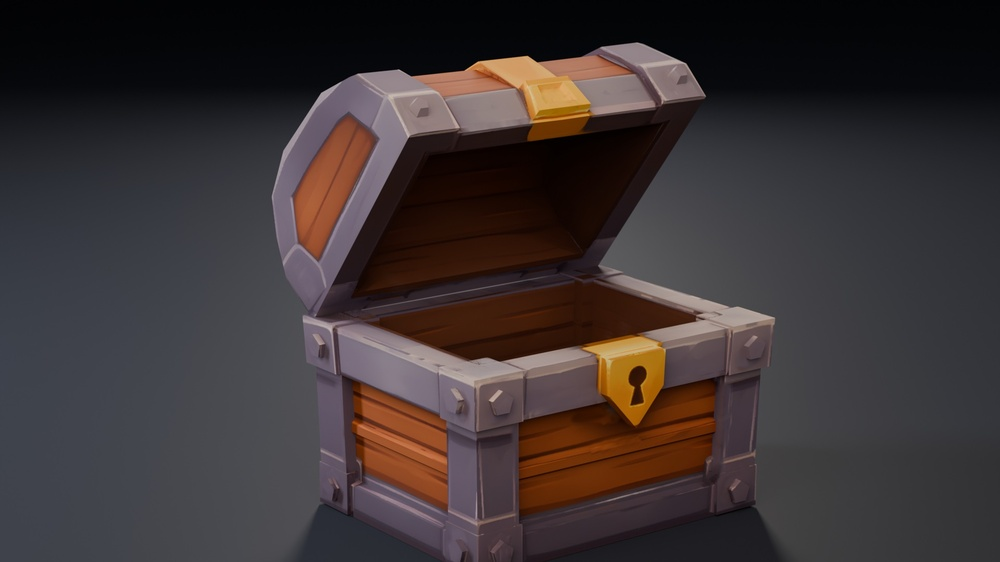
#> input picture projects/stylized-chest/listing/thumbnail.jpg, 1000 x 562 px, shrunk from 1920 x 1080 before the run
$ python overlay.py ../../projects/stylized-chest/listing/thumbnail.jpg ../../projects/stylized-chest/listing/thumbnail.jpg out.png
#> lines starting #> are read from the running program, lines starting #| are printed output that depends on the picture; after the words box and inside, x2 and y2 are one past the last pixel; in counts of white or black regions, pixels touching at a corner belong together
"""Compose reference render and result render into one image: red = reference only,
cyan = result only, grey = both. Usage: python overlay.py ref.png new.png out.png"""
import sys
from PIL import Image
import numpy as np

def mask(p):
    a = np.asarray(Image.open(p).convert("RGB")).astype(int)
    bg = a[0, 0]
#> bg = [2, 2, 4]
    return (np.abs(a - bg).sum(2) > 18)
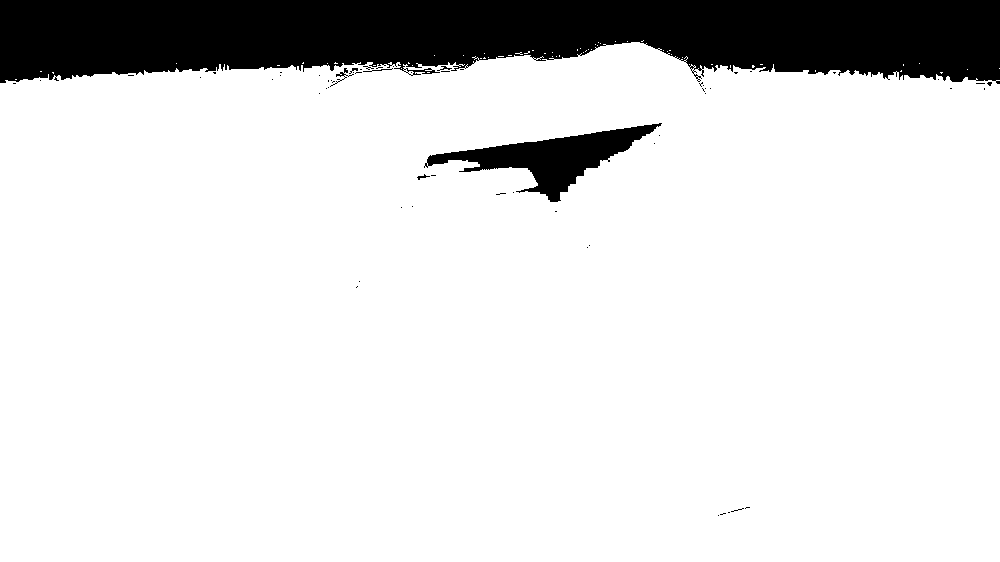
#> returned value: shape (562, 1000) bool; 86.8% white; 62 black regions (55 under 20 px), largest, box (x1, y1, x2, y2) and area: (0, 0, 1000, 84) 67743, (424, 123, 662, 202) 6175, (330, 68, 354, 87) 71

r, n = mask(sys.argv[1]), mask(sys.argv[2])
out = np.full(r.shape + (3,), 30, np.uint8)
out[r & n] = (150, 150, 150)
out[r & ~n] = (230, 60, 60)
out[~r & n] = (60, 200, 230)
Image.fromarray(out).save(sys.argv[3])
print("ref-only %.2f%%  new-only %.2f%%  of ref area" % (
    100 * (r & ~n).sum() / r.sum(), 100 * (n & ~r).sum() / r.sum()))
#| ref-only 0.00%  new-only 0.00%  of ref area
